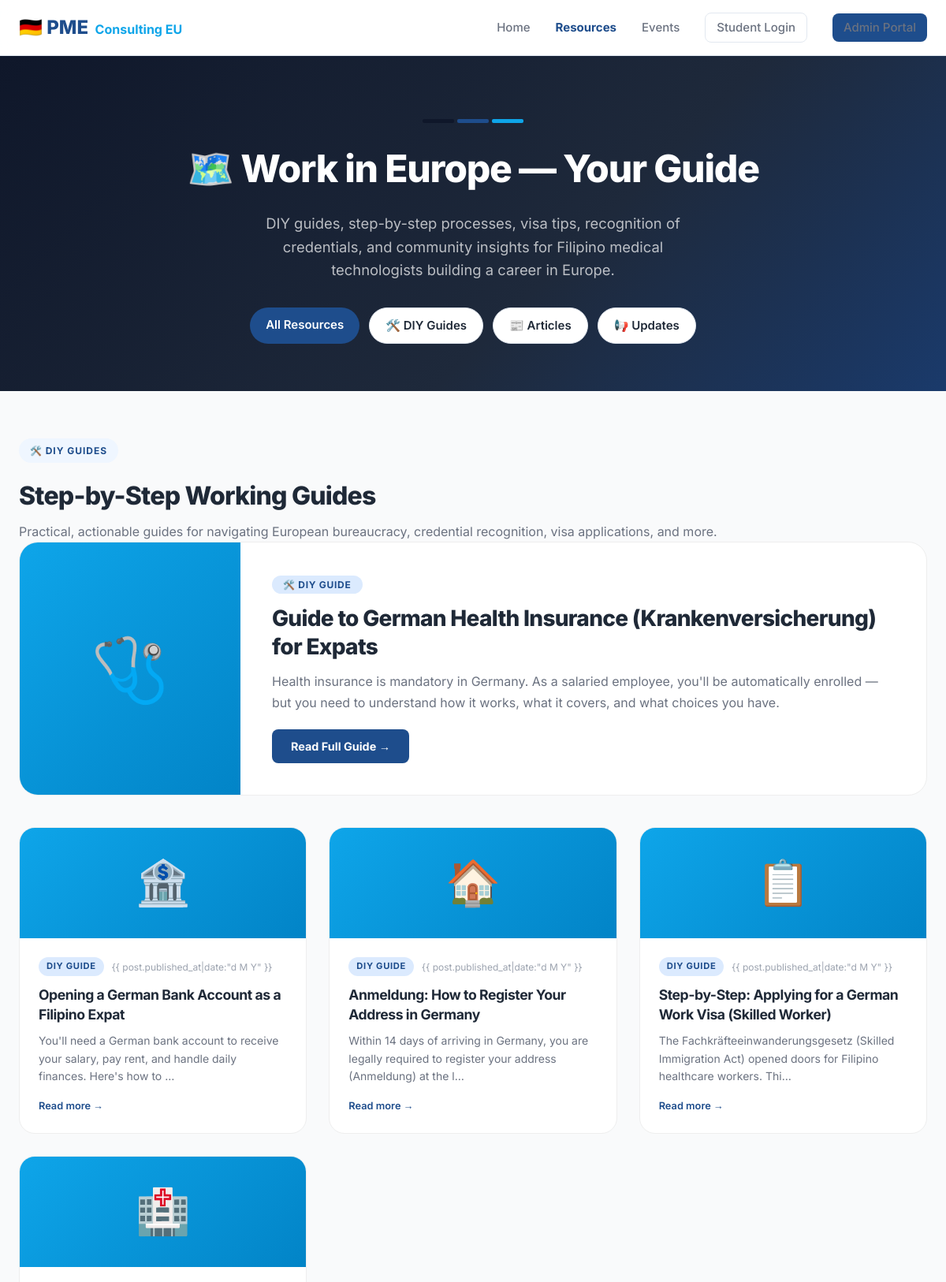
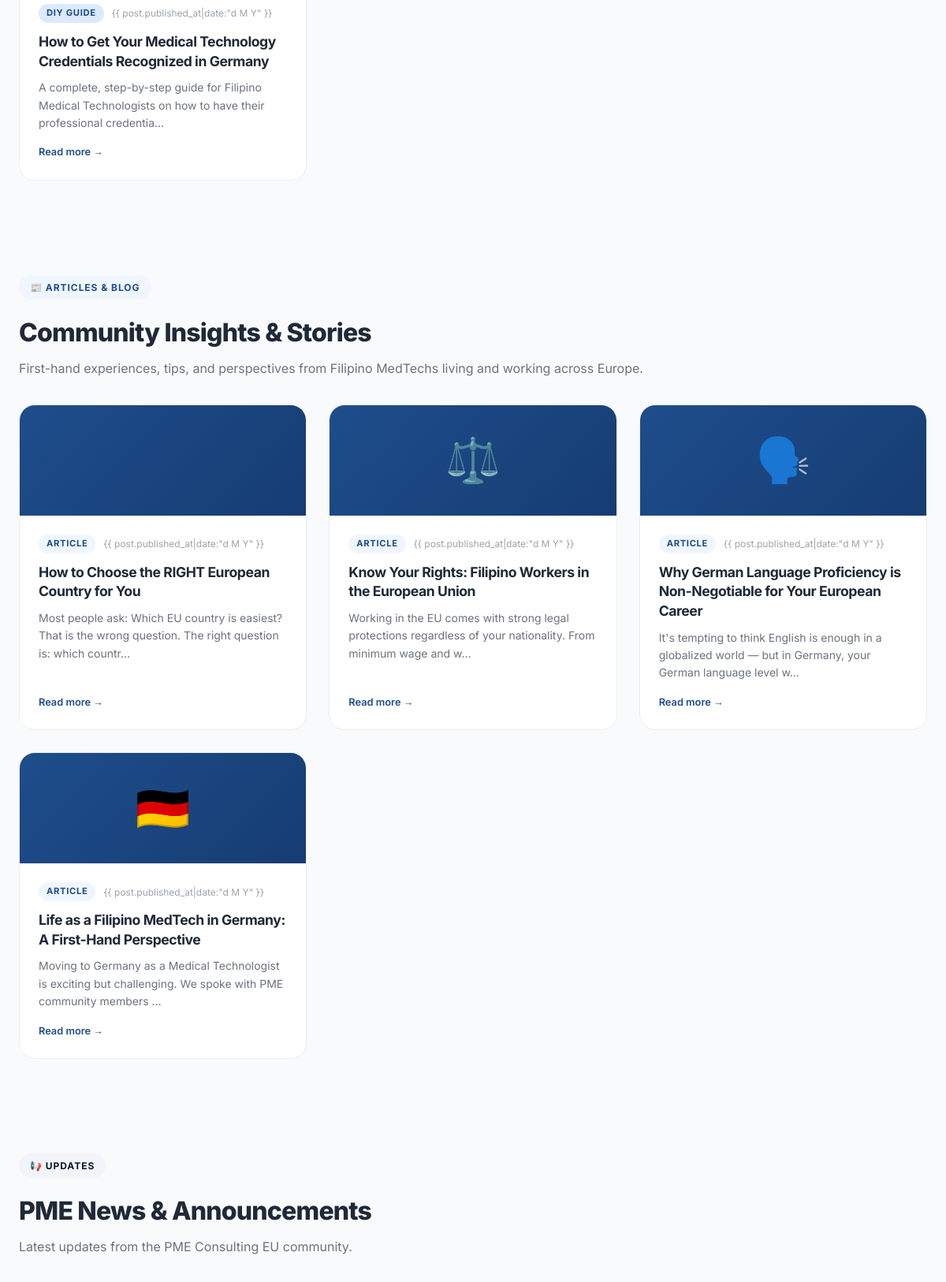
Page /resources/ (upper part) on the committed database (2 pictures, top to bottom).
### resources/models.py (models this page shows, shortened)
class Post(models.Model):
    class Category(models.TextChoices):
        DIY_GUIDE = 'DIY', 'DIY Guide'
        ARTICLE   = 'ART', 'Article'
        NEWS      = 'NEWS', 'News & Updates'
    title       = models.CharField(max_length=255)
    slug        = models.SlugField(max_length=255, unique=True, blank=True)
    category    = models.CharField(max_length=5, choices=Category.choices, default=Category.ARTICLE)
    excerpt     = models.TextField(help_text="Short summary shown on the list page")
    content     = models.TextField(help_text="Full post body (HTML or plain text)")
    cover_emoji = models.CharField(max_length=10, default="📄", help_text="Emoji used as cover art")
    author      = models.CharField(max_length=100, default="PME Consulting EU")
    is_published = models.BooleanField(default=False)
    published_at = models.DateTimeField(null=True, blank=True)
    created_at  = models.DateTimeField(auto_now_add=True)
    updated_at  = models.DateTimeField(auto_now=True)
    class Meta:
        ordering = ['-published_at', '-created_at']

### resources/views.py (the view)
# urls.py: path('', views.resource_list, name='resource_list'),
def resource_list(request):
    category = request.GET.get('cat', '')
    posts = Post.objects.filter(is_published=True)
    if category:
        posts = posts.filter(category=category)
    diy_posts     = Post.objects.filter(is_published=True, category='DIY').order_by('-published_at')[:6]
    article_posts = Post.objects.filter(is_published=True, category='ART').order_by('-published_at')[:6]
    news_posts    = Post.objects.filter(is_published=True, category='NEWS').order_by('-published_at')[:4]
    return render(request, 'resources/list.html', {
        'posts': posts,
        'diy_posts': diy_posts,
        'article_posts': article_posts,
        'news_posts': news_posts,
        'active_cat': category,
        'categories': Post.Category.choices,
    })

### templates/resources/list.html (shortened to what this page needs)
{% load static %}
<!DOCTYPE html>
<html lang="en">
<head>
    <link rel="stylesheet" href="{% static 'css/styles.css' %}">
    <link rel="stylesheet" href="{% static 'css/public.css' %}">
</head>
<body>
    <nav class="public-nav">
        <div class="container nav-flex">
            <div class="brand">
                <span class="logo-text">🇩🇪 PME</span>
                <span class="sub-logo" style="font-weight:700; color:#0EA5E9; margin-left:4px;">Consulting EU</span>
            </div>
            <div class="nav-links">
                <a href="{% url 'public_index' %}">Home</a>
                <a href="{% url 'resource_list' %}" style="color:#1E4D8C; font-weight:700;">Resources</a>
                <a href="{% url 'public_index' %}#calendar">Events</a>
                <a href="{% url 'login' %}" class="btn btn-sm">Student Login</a>
                <a href="{% url 'admin_login' %}" class="btn btn-primary btn-sm">Admin Portal</a>
            </div>
        </div>
    </nav>
    <section class="resources-hero">
        <div class="container">
            <div style="display:flex; justify-content:center; gap:4px; margin-bottom:20px;">
                <span
                    style="display:inline-block; width:40px; height:5px; background:#0F172A; border-radius:2px;"></span>
                <span
                    style="display:inline-block; width:40px; height:5px; background:#1E4D8C; border-radius:2px;"></span>
                <span
                    style="display:inline-block; width:40px; height:5px; background:#0EA5E9; border-radius:2px;"></span>
            </div>
            <h1>🗺️ Work in Europe — Your Guide</h1>
            <p>DIY guides, step-by-step processes, visa tips, recognition of credentials, and community insights for
                Filipino medical technologists building a career in Europe.</p>
            <div style="display:flex; gap:12px; justify-content:center; flex-wrap:wrap;">
                <a href="{% url 'resource_list' %}" class="btn {% if not active_cat %}btn-primary{% endif %}"
                    style="border-radius:999px;">All Resources</a>
                <a href="{% url 'resource_list' %}?cat=DIY"
                    class="btn {% if active_cat == 'DIY' %}btn-primary{% endif %}" style="border-radius:999px;">🛠️ DIY
                    Guides</a>
                <a href="{% url 'resource_list' %}?cat=ART"
                    class="btn {% if active_cat == 'ART' %}btn-primary{% endif %}" style="border-radius:999px;">📰
                    Articles</a>
                <a href="{% url 'resource_list' %}?cat=NEWS"
                    class="btn {% if active_cat == 'NEWS' %}btn-primary{% endif %}" style="border-radius:999px;">📢
                    Updates</a>
            </div>
        </div>
    </section>
    <main style="background:#F9FAFB;">
        {% if active_cat %}
        <section style="padding:60px 0;">
            <div class="container">
                <div class="post-grid">
                    {% for post in posts %}
                    <a href="{% url 'resource_detail' post.slug %}" class="post-card">
                        <div
                            class="post-cover {% if post.category == 'DIY' %}diy{% elif post.category == 'ART' %}art{% else %}news{% endif %}">
                            {{ post.cover_emoji }}
                        </div>
                        <div class="post-body">
                            <div class="post-meta">
                                <span
                                    class="post-tag {% if post.category == 'DIY' %}tag-diy{% elif post.category == 'ART' %}tag-art{% else %}tag-news{% endif %}">
                                    {{ post.get_category_display }}
                                </span>
                                {% if post.published_at %}
                                <span class="post-date">{{ post.published_at|date:"d M Y" }}</span>
                                {% endif %}
                            </div>
                            <h3>{{ post.title }}</h3>
                            <p>{{ post.excerpt|truncatechars:120 }}</p>
                            <div class="post-read-more">Read more →</div>
                        </div>
                    </a>
                    {% empty %}
                    <div class="empty-state" style="grid-column:1/-1;">
                        <div class="icon">📭</div>
                        <p>No posts in this category yet. Check back soon!</p>
                    </div>
                    {% endfor %}
                </div>
            </div>
        </section>
        {% else %}
        <section class="resource-section">
            <div class="container">
                <div>
                    <span class="section-label">🛠️ DIY Guides</span>
                    <h2 style="font-size:2rem; font-weight:800; margin-bottom:8px;">Step-by-Step Working Guides</h2>
                    <p style="color:#6B7280; font-size:1rem;">Practical, actionable guides for navigating European
                        bureaucracy, credential recognition, visa applications, and more.</p>
                </div>
                {% if diy_posts %}
                {% with diy_posts.0 as featured %}
                <a href="{% url 'resource_detail' featured.slug %}" class="featured-post">
                    <div class="featured-cover">{{ featured.cover_emoji }}</div>
                    <div class="featured-body">
                        <span class="post-tag tag-diy">🛠️ DIY Guide</span>
                        <h2>{{ featured.title }}</h2>
                        <p>{{ featured.excerpt|truncatechars:200 }}</p>
                        <span class="featured-cta">Read Full Guide →</span>
                    </div>
                </a>
                {% endwith %}
                <div class="post-grid">
                    {% for post in diy_posts|slice:"1:" %}
                    <a href="{% url 'resource_detail' post.slug %}" class="post-card">
                        <div class="post-cover diy">{{ post.cover_emoji }}</div>
                        <div class="post-body">
                            <div class="post-meta">
                                <span class="post-tag tag-diy">DIY Guide</span>
                                {% if post.published_at %}<span class="post-date">{{ post.published_at|date:"d M Y"
                                    }}</span>{% endif %}
                            </div>
                            <h3>{{ post.title }}</h3>
                            <p>{{ post.excerpt|truncatechars:110 }}</p>
                            <div class="post-read-more">Read more →</div>
                        </div>
                    </a>
                    {% endfor %}
                </div>
                {% else %}
                <div class="empty-state">
                    <div class="icon">🛠️</div>
                    <p style="font-size:1rem;">DIY guides coming soon — check back shortly.</p>
                </div>
                {% endif %}
            </div>
        </section>
        <section class="resource-section">
            <div class="container">
                <div>
                    <span class="section-label red">📰 Articles & Blog</span>
                    <h2 style="font-size:2rem; font-weight:800; margin-bottom:8px;">Community Insights & Stories</h2>
                    <p style="color:#6B7280; font-size:1rem;">First-hand experiences, tips, and perspectives from
                        Filipino MedTechs living and working across Europe.</p>
                </div>
                <div class="post-grid">
                    {% for post in article_posts %}
                    <a href="{% url 'resource_detail' post.slug %}" class="post-card">
                        <div class="post-cover art">{{ post.cover_emoji }}</div>
                        <div class="post-body">
                            <div class="post-meta">
                                <span class="post-tag tag-art">Article</span>
                                {% if post.published_at %}<span class="post-date">{{ post.published_at|date:"d M Y"
                                    }}</span>{% endif %}
                            </div>
                            <h3>{{ post.title }}</h3>
                            <p>{{ post.excerpt|truncatechars:110 }}</p>
                            <div class="post-read-more">Read more →</div>
                        </div>
                    </a>
                    {% empty %}
                    <div class="empty-state" style="grid-column:1/-1;">
                        <div class="icon">📝</div>
                        <p>Articles coming soon.</p>
                    </div>
                    {% endfor %}
                </div>
            </div>
        </section>
        {% if news_posts %}
        <section class="resource-section">
            <div class="container">
                <div>
                    <span class="section-label dark">📢 Updates</span>
                    <h2 style="font-size:2rem; font-weight:800; margin-bottom:8px;">PME News & Announcements</h2>
                    <p style="color:#6B7280;">Latest updates from the PME Consulting EU community.</p>
                </div>
            </div>
        </section>
        {% endif %}
        {% endif %}
    </main>
</body>
</html>

### static/css/styles.css (style rules this page uses)
:root { --primary: #1E4D8C; --primary-light: #2563EB; --primary-pale: #EFF6FF; --accent: #0EA5E9; --accent-light: #E0F2FE; --slate-50: #F8FAFC; --slate-100: #F1F5F9; --slate-200: #E2E8F0; --slate-400: #94A3B8; --slate-500: #64748B; --slate-700: #334155; --slate-900: #0F172A; --background: #F8FAFC; --surface: #FFFFFF; --text-main: #0F172A; --text-muted: #64748B; --border: #E2E8F0; --success: #10B981; --dark: #1E293B; --space-xs: 0.25rem; --space-sm: 0.5rem; --space-md: 1rem; --space-lg: 1.5rem; --space-xl: 2rem; --radius: 0.75rem; --shadow-sm: 0 1px 2px 0 rgb(0 0 0 / 0.05); --shadow-md: 0 4px 6px -1px rgb(0 0 0 / 0.08); --shadow-lg: 0 10px 15px -3px rgb(0 0 0 / 0.1); --transition: all 0.2s cubic-bezier(0.4, 0, 0.2, 1); }
* { box-sizing: border-box; margin: 0; padding: 0; }
body, button, input, select, textarea { font-family: 'Inter', -apple-system, BlinkMacSystemFont, 'Segoe UI', Roboto, sans-serif; -webkit-font-smoothing: antialiased; }
body { background-color: var(--background); color: var(--text-main); line-height: 1.6; }
.container { max-width: 1200px; margin: 0 auto; padding: 0 var(--space-xl); }
.btn { padding: 0.625rem 1.25rem; border-radius: var(--radius); font-weight: 600; cursor: pointer; transition: var(--transition); border: 1px solid var(--border); font-size: 0.875rem; display: inline-flex; align-items: center; gap: var(--space-sm); background: var(--surface); color: var(--text-main); text-decoration: none; }
.btn-primary { background-color: var(--primary); color: white; border: none; }

### static/css/public.css (style rules this page uses)
:root { --primary: #1E4D8C; --primary-dark: #163d72; --accent: #0EA5E9; --accent-dark: #0284C7; --text-dark: #1F2937; --text-muted: #6B7280; --bg-light: #F8FAFC; --glass-bg: rgba(255, 255, 255, 0.88); --glass-border: rgba(30, 77, 140, 0.12); }
* { margin: 0; padding: 0; box-sizing: border-box; }
body { font-family: 'Inter', sans-serif; color: var(--text-dark); line-height: 1.6; background-color: var(--bg-light); }
.container { max-width: 1200px; margin: 0 auto; padding: 0 24px; }
h1, h2, h3 { font-weight: 800; letter-spacing: -0.025em; color: var(--text-dark); }
.public-nav { position: sticky; top: 0; z-index: 1000; background: var(--glass-bg); backdrop-filter: blur(12px); -webkit-backdrop-filter: blur(12px); border-bottom: 1px solid var(--glass-border); padding: 16px 0; box-shadow: 0 1px 3px rgba(30, 77, 140, 0.06); }
.nav-flex { display: flex; justify-content: space-between; align-items: center; }
.brand .logo-text { font-size: 1.5rem; font-weight: 800; color: var(--primary); }
.nav-links { display: flex; gap: 32px; align-items: center; }
.nav-links a { text-decoration: none; color: var(--text-muted); font-weight: 500; transition: color 0.2s; font-size: 0.9375rem; }
.btn { padding: 10px 20px; border-radius: 8px; font-weight: 600; text-decoration: none; transition: all 0.2s; display: inline-block; cursor: pointer; border: 1px solid #E2E8F0; background: white; color: var(--text-dark); font-size: 0.9375rem; }
.btn-sm { padding: 6px 14px; font-size: 0.875rem; }
.btn-primary { background: var(--primary); color: white; border: none; }

### rows in the picture
Post: cover_emoji "🩺", title "Guide to German Health Insurance (Krankenversicherung) for Expats", excerpt "Health insurance is mandatory in Germany. As a salaried employee, you'll be automatically enrolled — but you need to understand how it works, what it covers, and what choices you have."
Post: cover_emoji "🏦", shows "{{ post.published_at|date:\"d M Y\" }}", title "Opening a German Bank Account as a Filipino Expat", excerpt "You'll need a German bank account to receive your salary, pay rent, and handle daily finances. Here's how to …"
Post: cover_emoji "🏠", shows "{{ post.published_at|date:\"d M Y\" }}", title "Anmeldung: How to Register Your Address in Germany", excerpt "Within 14 days of arriving in Germany, you are legally required to register your address (Anmeldung) at the l…"
Post: cover_emoji "📋", shows "{{ post.published_at|date:\"d M Y\" }}", title "Step-by-Step: Applying for a German Work Visa (Skilled Worker)", excerpt "The Fachkräfteeinwanderungsgesetz (Skilled Immigration Act) opened doors for Filipino healthcare workers. Thi…"
Post: cover_emoji "🏥", shows "{{ post.published_at|date:\"d M Y\" }}", title "How to Get Your Medical Technology Credentials Recognized in Germany", excerpt "A complete, step-by-step guide for Filipino Medical Technologists on how to have their professional credentia…"
Post: shows "{{ post.published_at|date:\"d M Y\" }}", title "How to Choose the RIGHT European Country for You", excerpt "Most people ask: Which EU country is easiest? That is the wrong question. The right question is: which countr…"
Post: cover_emoji "⚖️", shows "{{ post.published_at|date:\"d M Y\" }}", title "Know Your Rights: Filipino Workers in the European Union", excerpt "Working in the EU comes with strong legal protections regardless of your nationality. From minimum wage and w…"
Post: cover_emoji "🗣️", shows "{{ post.published_at|date:\"d M Y\" }}", title "Why German Language Proficiency is Non-Negotiable for Your European Career", excerpt "It's tempting to think English is enough in a globalized world — but in Germany, your German language level w…"
Post: cover_emoji "🇩🇪", shows "{{ post.published_at|date:\"d M Y\" }}", title "Life as a Filipino MedTech in Germany: A First-Hand Perspective", excerpt "Moving to Germany as a Medical Technologist is exciting but challenging. We spoke with PME community members …"
